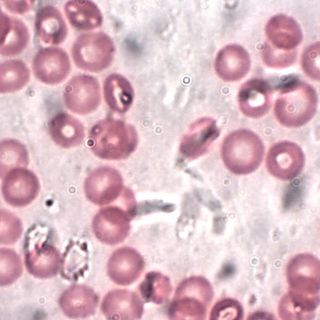
#> input picture Blood_group_identification_project/blood_cell_images/Humanrbc1000x-cr-primary.jpg, 320 x 320 px
$ python -i views.py   (imports and definitions only)
#> lines starting #> are read from the running program, lines starting #| are printed output that depends on the picture; after the words box and inside, x2 and y2 are one past the last pixel; in counts of white or black regions, pixels touching at a corner belong together
# [110 lines of commented-out code are left out]


import base64
from django.shortcuts import render
from django.core.files.storage import FileSystemStorage
import cv2
import numpy as np

def profiles(request):
    if request.method == "POST" and request.FILES.get('abo_image'):
        # Get the uploaded image
        img_file = request.FILES['abo_image']

        # Save the image to a temporary location
        fs = FileSystemStorage()
        filename = fs.save(img_file.name, img_file)
        img_path = fs.path(filename)

        try:
            # Identify process the image(morphed image)
            morph_image, blood_type = identify_blood_group(img_path)

            # Convert the morphological image to Base64
            _, buffer = cv2.imencode('.png', morph_image)
            morph_image_base64 = base64.b64encode(buffer).decode('utf-8')  # the morphed image is in binary, needs to be converted to string to be displayed in HTML

            return render(request, 'profiles.html', {
                'morph_image': morph_image_base64,
                'blood_type': blood_type
            })

        except cv2.error as e:
            print(f"OpenCV error: {e}")
            error_message = "The uploaded image could not be processed. Please ensure it is a valid blood smear image."
            return render(request, 'profiles.html', {'error_message': error_message})

        except Exception as e:
            print(f"Error: {e}")
            error_message = "An unexpected error occurred while processing the image."
            return render(request, 'profiles.html', {'error_message': error_message})

    return render(request, 'profiles.html', {})


def identify_blood_group(img_path):
    try:
        # Read the uploaded image
        abo_image = cv2.imread(img_path)
#> abo_image is the input picture: shape (320, 320, 3); mean B, G, R 194.1, 182.7, 218.3

        if abo_image is None:
            raise ValueError("Invalid image file")

        # Convert the image from color to grayscale
        gray = cv2.cvtColor(abo_image, cv2.COLOR_BGR2GRAY)
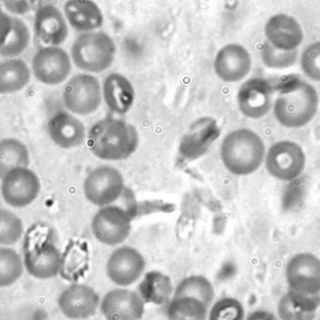
#> gray: shape (320, 320); min 22, max 255, mean 194.7

        # Blur the image using Gaussian Blur (smoothing the image for more accurate blood cell Image)
        blur = cv2.GaussianBlur(gray, (5, 5), 0)

        # Enhance the image contrast
        enhanced_img = cv2.equalizeHist(blur)
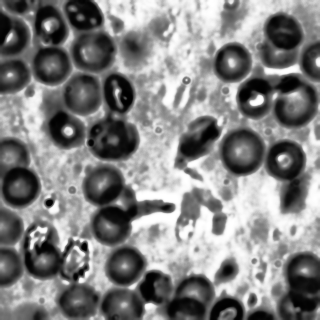
#> enhanced_img: shape (320, 320); min 0, max 255, mean 128.7

        # Apply thresholding
        _, bin_image = cv2.threshold(enhanced_img, 0, 255, cv2.THRESH_BINARY + cv2.THRESH_OTSU)
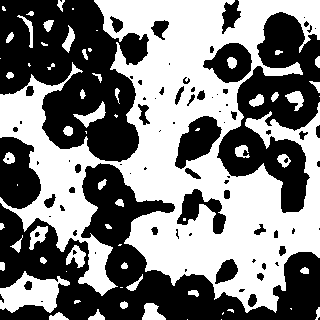
#> bin_image: shape (320, 320); 49.8% white; 66 white regions (22 under 20 px), largest, box (x1, y1, x2, y2) and area: (0, 0, 320, 313) 45668, (0, 271, 70, 313) 1613, (73, 101, 106, 128) 297

        # Perform morphological operations
        kernel_imp = cv2.getStructuringElement(cv2.MORPH_RECT, (3, 3))
        bin_img = cv2.morphologyEx(bin_image, cv2.MORPH_OPEN, kernel_imp)
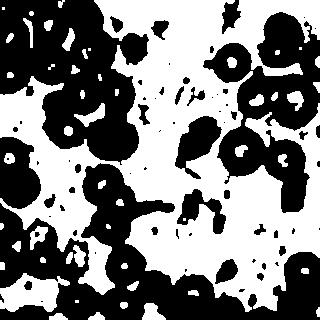
#> bin_img: shape (320, 320); 49.2% white; 51 white regions (5 under 20 px), largest, box (x1, y1, x2, y2) and area: (0, 0, 320, 312) 45374, (0, 273, 70, 312) 1602, (74, 103, 105, 127) 291
        bin_img = cv2.morphologyEx(bin_img, cv2.MORPH_CLOSE, kernel_imp)
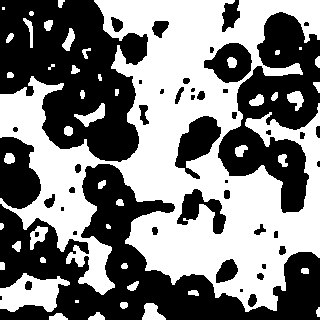
#> bin_img: shape (320, 320); 49.6% white; 47 white regions (3 under 20 px), largest, box (x1, y1, x2, y2) and area: (0, 0, 320, 312) 45978, (0, 273, 70, 312) 1625, (74, 103, 105, 127) 291

        # Divide the image into regions
        h, w = bin_img.shape
#> h = 320; w = 320
        mid_width = w // 2
#> mid_width = 160

        region_A = bin_img[0:mid_width]
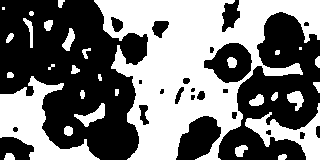
#> region_A: shape (160, 320); 46.7% white; 30 white regions (2 under 20 px), largest, box (x1, y1, x2, y2) and area: (94, 0, 320, 160) 17192, (0, 76, 100, 160) 3340, (245, 103, 320, 160) 1505
        region_B = bin_img[mid_width:2 * mid_width]
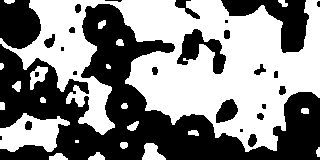
#> region_B: shape (160, 320); 52.5% white; 26 black regions (8 under 20 px), largest, box (x1, y1, x2, y2) and area: (0, 4, 320, 160) 18532, (221, 0, 309, 53) 1999, (0, 0, 41, 49) 1615
        region_D = bin_img[2 * mid_width:]
#> region_D = empty array

        def cal_agglutination(region):
            num_labels, _, _, _ = cv2.connectedComponentsWithStats(region, connectivity=8)
#> num_labels = 31
            return num_labels - 1

        num_region_A = cal_agglutination(region_A)
#> num_region_A = 30
        num_region_B = cal_agglutination(region_B)
#> num_region_B = 22
#> (the run stopped early here; a loop or call above may not have finished)
